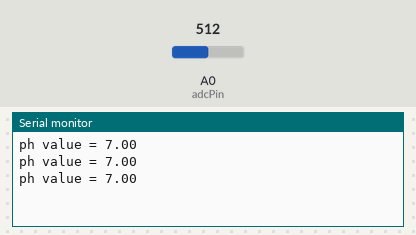
This sketch was run on a simulated Arduino Uno, built with avr-gcc and run on an emulated ATmega328P. On the bench: the last lines printed to the serial monitor. The inputs (shaded band) are chosen by the test bench; at power-on: A0 (adcPin) = 512.

Above: at 1.3 s.
1.4 s: A0 (adcPin) set to 716
At 1.9 s:
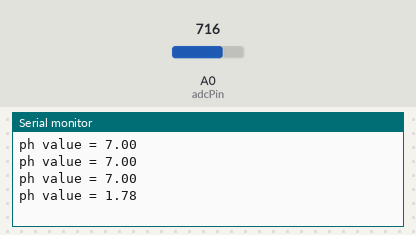
2.9 s: A0 (adcPin) set to 900
At 3.4 s:
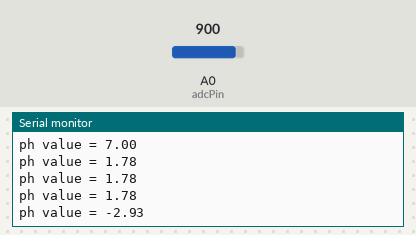
Timing chart, 0 to 5.9 s (numbered marks = the images above; inputs shaded):
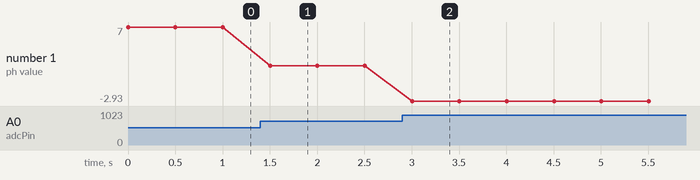

The sketch:

ph__set.ino
```cpp
/*

 //  선 단락 (P0 - Gnd 연결)후    P0값 = 2.5V 조절 (

#include <Arduino.h>

const int adcPin = A0;
void setup() {
Serial.begin(9600);
}


void loop() {
int adcValue = analogRead(adcPin);
float phVoltage = (float)adcValue * 5.0 / 1024;
Serial.print("ADC = "); Serial.print(adcValue);
Serial.print("; Po = "); Serial.println(phVoltage, 3);
delay(1000);
}
*/


// PH meter 측정

#include <Arduino.h>
const int adcPin = A0;
// calculate your own m using ph_calibrate.ino
// When using the buffer solution of pH4 for calibration, m can be derived as:
// m = (pH7 - pH4) / (Vph7 - Vph4)
const float m = -5.243;                // 보정값 입력
void setup() {
Serial.begin(9600);
}

void loop() {
float Po = analogRead(adcPin) * 5.0 / 1024;
float phValue = 7 - (2.5 - Po) * m;
Serial.print("ph value = "); Serial.println(phValue);
delay(500);
}
```

Measured:
- after the input at 1.4 s, the serial monitor: prints a new line after 0.10 s (image 1)
- after the input at 2.9 s, the serial monitor: prints a new line after 0.10 s (image 2)
- plotted number 1: 7 → 1.78 after the input at 1.4 s, 1.78 → -2.93 after the input at 2.9 s
